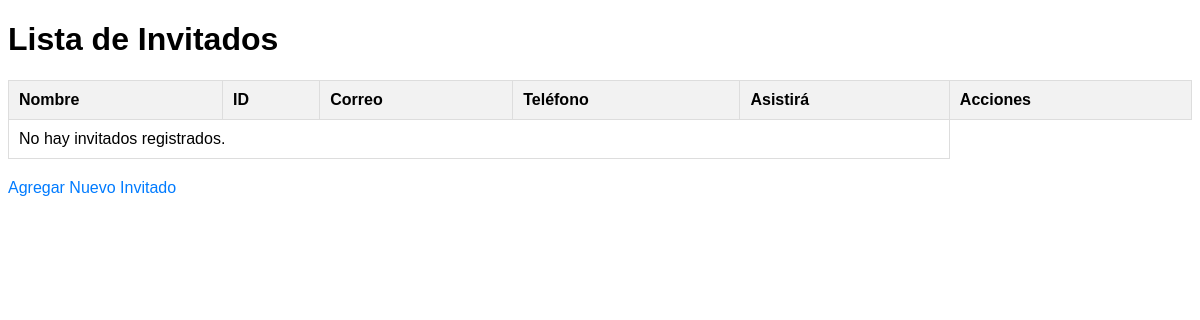
/invitados/lista/, run on an earlier commit of the app's database.
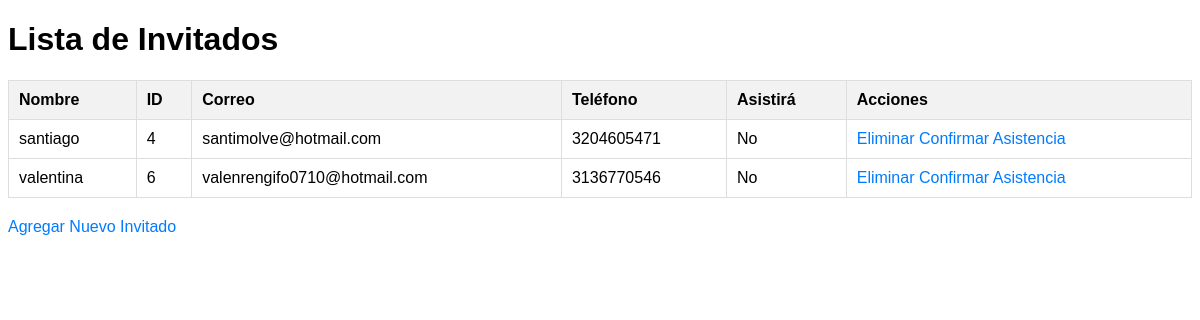
And on a later commit of the database.
### invitados/models.py (models this page shows, shortened)
class Invitado(models.Model):
    nombre = models.CharField(max_length=100)
    apellido = models.CharField(max_length=100)
    email = models.EmailField()
    telefono = models.CharField(max_length=15, blank=True, null=True)
    direccion = models.CharField(max_length=255, blank=True, null=True)
    asistira = models.BooleanField(default=False)

### invitados/views.py (the view)
# urls.py: path('lista/', lista_invitados, name='lista_invitados'),
def lista_invitados(request):
    invitados = Invitado.objects.all()  # Obtiene todos los invitados
    return render(request, 'invitados/lista_invitados.html', {'invitados': invitados})

### invitados/templates/invitados/lista_invitados.html (shortened to what this page needs)
<!DOCTYPE html>
<html lang="es">
<head>
</head>
<body>
    <h1>Lista de Invitados</h1>
    <table>
        <thead>
            <tr>
                <th>Nombre</th>
                <th>ID</th>
                <th>Correo</th>
                <th>Teléfono</th>
                <th>Asistirá</th>
                <th>Acciones</th>
            </tr>
        </thead>
        <tbody>
            {% for invitado in invitados %}
            <tr>
                <td>{{ invitado.nombre }}</td>
                <td>{{ invitado.id }}</td>
                <td>{{ invitado.email }}</td>
                <td>{{ invitado.telefono }}</td>
                <td>{{ invitado.asistencia|yesno:"Sí,No" }}</td>
                <td>
                    <a href="{% url 'eliminar_invitado' invitado.id %}">Eliminar</a>
                    <a href="{% url 'confirmar_asistencia' invitado.id %}">Confirmar Asistencia</a>
                </td>
            </tr>
            {% empty %}
            <tr>
                <td colspan="5">No hay invitados registrados.</td>
            </tr>
            {% endfor %}
        </tbody>
    </table>
    <a href="{% url 'agregar_invitado' %}">Agregar Nuevo Invitado</a>
</body>
</html>

### invitados/templates/invitados/lista_invitados.html (style rules this page uses)
body { font-family: Arial, sans-serif; }
table { width: 100%; border-collapse: collapse; margin: 20px 0; }
th, td { padding: 10px; text-align: left; border: 1px solid #ddd; }
th { background-color: #f2f2f2; }
a { color: #007BFF; text-decoration: none; }

What changed in the data, as far as the page shows it:
added Invitado: nombre "santiago", id "4", email "santimolve@hotmail.com", telefono "3204605471", asistencia "No"
added Invitado: nombre "valentina", id "6", email "valenrengifo0710@hotmail.com", telefono "3136770546", asistencia "No"
Also different on the page:
text no longer shown: "No hay invitados registrados."
